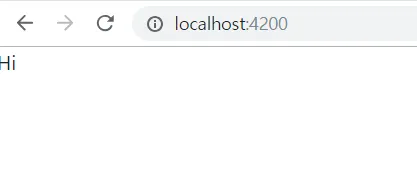
#> input picture Angular/img.png, 417 x 189 px, given in place of the camera
$ jupyter execute --allow-errors basic.ipynb   (older library calls are emulated)   (text cells are left out)
#> lines starting #> are read from the running program, lines starting #| are printed output that depends on the picture
[cell 1]
import sys
import cv2
import numpy as np

[cell 2]
# cv2.imread(filename[, flags]) -> retval

# retval
    # numpy.nbarray: retval.ndim/shape/size/dtype
    # dtype: uint8
    # shape: gray영상의 경우 (h,w) 또는 color (h,w, 3)
    # gray영상 : cv2.CV_8UC1 -> numpy.uint8
    # color영상 : cv2.CV_8UC3 -> numpy.uint8

[cell 3]
# 영상 불러오기
img1 = cv2.imread('fig/puppy.bmp', cv2.IMREAD_GRAYSCALE)
img2 = cv2.imread('fig/puppy_1280_853.jpg', cv2.IMREAD_COLOR)

#> (the rest of this cell did not finish here and is left out)

#> (a cell that did not finish here is left out)

[cell 5]
x = 230
y = 320

#> (the rest of this cell did not finish here and is left out)

[cell 6]
import numpy as np
import cv2

# 새 영상 생성하기

img1 = np.random.randint(0, 255, (240, 320), dtype = np.uint8) # gray random scale
img2 = np.zeros((240, 320, 3), dtype=np.uint8)    # color image
img3 = np.ones((240, 320), dtype=np.uint8) * 255  # dark gray
img4 = np.full((240, 320, 3), (0, 255, 255), dtype=np.uint8)  # yellow


cv2.imshow('img1', img1)
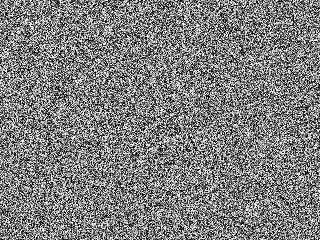
#> window 'img1': shape (240, 320); min 0, max 254, mean 126.7
cv2.imshow('img2', img2)
cv2.imshow('img3', img3)
cv2.imshow('img4', img4)
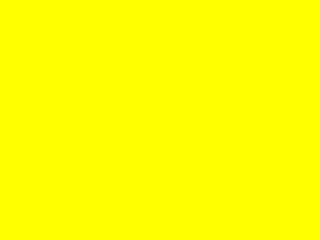
#> window 'img4': shape (240, 320, 3); mean B, G, R 0, 255, 255


cv2.waitKey()
cv2.destroyAllWindows()

[cell 7]
# 영상 복사
img1 = cv2.imread('fig/puppy.bmp', cv2.IMREAD_COLOR)
# img1 = cv2.imread('HappyFish.jpg')

#> (the rest of this cell did not finish here and is left out)

[cell 8]
img1 = cv2.imread('fig/puppy.bmp')

#> (the rest of this cell did not finish here and is left out)

[cell 9]
# 마스크 영상을 이용한 영상 합성
# cv2.copyTo(src, mask, dst = None) -> dst

src = cv2.imread('fig/airplane.bmp', cv2.IMREAD_COLOR)
mask = cv2.imread('fig/mask_plane.bmp', cv2.IMREAD_GRAYSCALE)
dst = cv2.imread('fig/field.bmp', cv2.IMREAD_COLOR)

#> (the rest of this cell did not finish here and is left out)

[cell 10]
img1 = cv2.imread('fig/cow.png')
img2 = cv2.imread('fig/green.png')
#> (the rest of this cell did not finish here and is left out)

[cell 11]
src = cv2.imread('fig/puppy.bmp', cv2.IMREAD_COLOR)
sunglass = cv2.imread('fig/imgbin_sunglasses_1.png', cv2.IMREAD_UNCHANGED)

#> (the rest of this cell did not finish here and is left out)

[cell 12]
# cv2.line(img, pt1, pt2, color, thickness = None, lineType = None, shift = None) -> img
# flags
    # img:그림을 그릴 영상
    # pt1, pt2: 직선의 시작점, 끝점
    # color: 직선의 칼라 (B,G,R)의 튜플
    # thinkness: 선두께, 기본은= 1
    # lineType: cv2.LINE_4, cv2.LINE_8, cv2.LINE_AA

# cv2.rectangle(img, pt1, pt2, color, thickness = None, lineType = None) -> img
   # pt1 :좌측 상단,  pt2: 우측하단
# cv2.rectangle(img, rect, color, thickness = None, lineType = None) -> img
    # rect: 사각형의 위치 정보 (x, y, w, h)


# cv2.circle(img, center, radius, color, thickness = None, lineType = None) -> img
    # center: 원의 중심좌표 (x, y)
    # radius : 원의 반지름

# cv2.ellips(img, center, axes, angle, startAngle, endAngle, color[, thickness[, lineType[, shift]]]) -> img
    # center: 원의 중심좌표 (x, y)
    # axis: 축의 반지름(x, y)
    # angle: 타원의 기울기 (예, 10, 오른쪽으로 10도 기울어짐)
    # startAngle: 타원을 그리는 시작 각도 (3시 방향이 0도)
    # endAngle: 타원을 그리는 종료 각도

# cv2.polylines(img, pts, isClosed, color, thickness = None, lineType = None) -> img
    # center: 다각형 점들의 array
    # isClosed : True for 폐곡선

[cell 13]
import numpy as np
import cv2

img = np.full((600, 1200, 3), 255, np.uint8)

# x, y 좌표순서
cv2.line(img, (50, 50), (300, 50), (0, 0, 255), 5)
cv2.line(img, (300, 50), (150, 300), (0, 0, 255), 5)
cv2.line(img, (400, 50), (400, 300), (0, 0, 255), 5)
cv2.arrowedLine(img, (50, 50), (300, 50), (0, 0, 255), 5)


cv2.rectangle(img, (50, 410, 350, 100), (0, 255, 0), 2)
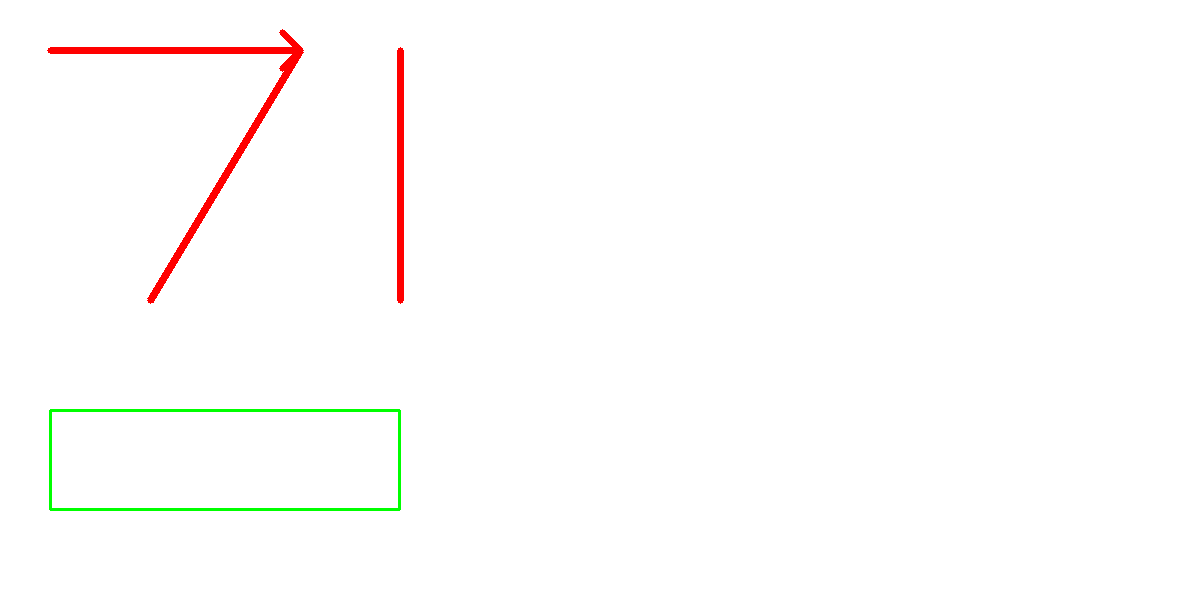
#> img: shape (600, 1200, 3); mean of channels 0, 1, 2 252, 252.9, 254; drawn as B, G, R
# cv2.rectangle(img, (70, 220), (180, 280), (0, 128, 0), -1)

cv2.circle(img, (600, 200), 100, (255, 255, 0), 3, cv2.LINE_AA)
# cv2.circle(img, (300, 100), 60, (255, 0, 0), -1, cv2.LINE_8)

cv2.ellipse(img, (500, 100), (100, 50), 10, 0, 360, (255, 0, 0), 2)

pts = np.array([[250, 200], [300, 200], [350, 300], [250, 300]])
cv2.polylines(img, [pts], True, (255, 0, 255), 2, cv2.LINE_AA)

text = 'OpenCV version ' + cv2.__version__
cv2.putText(img, text, (800, 100), cv2.FONT_HERSHEY_SIMPLEX, 0.8,
            (0, 0, 255), 1, cv2.LINE_AA)
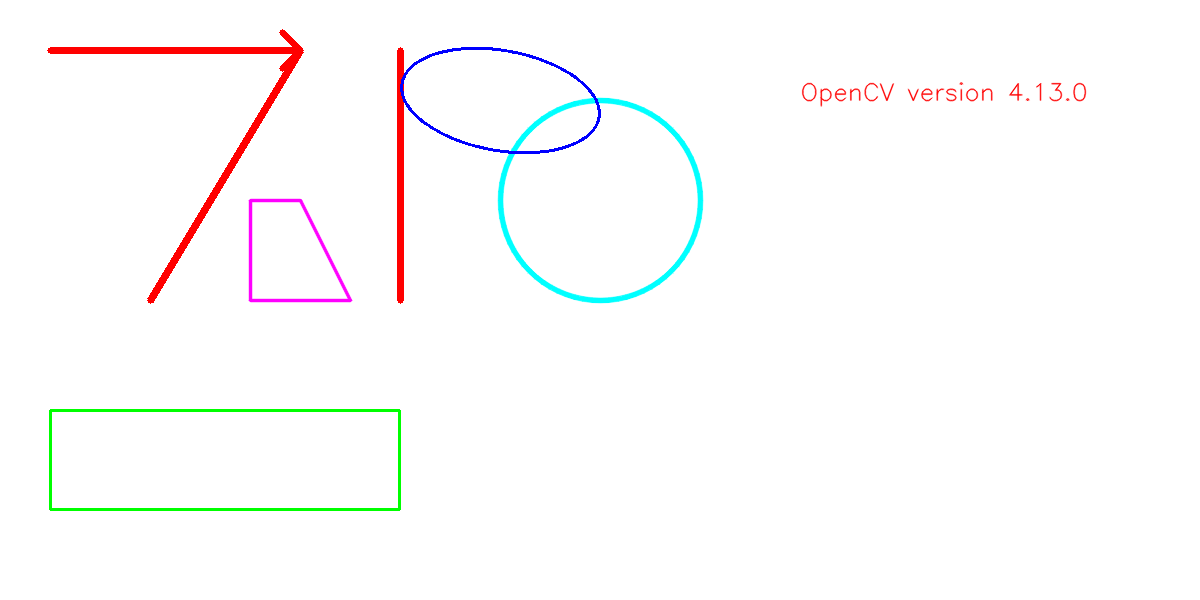
#> img: shape (600, 1200, 3); mean of channels 0, 1, 2 251.7, 251.7, 252.4; drawn as B, G, R

cv2.imshow("img", img)
cv2.waitKey()
cv2.destroyAllWindows()

[cell 14]
# cv2.VideoCapture(index/filename, apiPreference=None) -> retval
# index: camera_id or filename
# apiPreference=None

# cv2.VideoCapture.open(index/filename, apiPreference=None) -> retval
# retval: True or False

# cv2.VideoCapture.read(image=None) -> retval, image
# retval : True or False
# image: Frame

# cv2.VideoCapture.get() -> retval

# cv2.Canny(image, threshold1, threshold2)
# image:입력영상
# threshold1 = low value, threshold2 =  high value

[cell 15]
# 카메라 열기
cap = cv2.VideoCapture(0)

if not cap.isOpened(): #True or False
    print("Videocap open failed!")
    cap.release()
    sys.exit()

# [12 lines of commented-out code are left out]
while True:

    ret, frame = cap.read()
#> frame is the input picture: shape (189, 417, 3); mean B, G, R 251.6, 251.5, 251.1

    if not ret:
        print('Video read failed')
        break


#     edge = cv2.Canny(frame, 50, 150)
#     inversed = ~edge  # 반전

    cv2.imshow('frame', frame)
#     cv2.imshow('frame1', edge)
#     cv2.imshow('inversed', inversed)

    if cv2.waitKey(10) == 27:
#> (key e is pressed here)
        break

cap.release()
cv2.destroyAllWindows()

[cell 16]
# cv2.VideoWriter(filename, fourcc, fps, framesize, isColor=None) -> retval
# filename: 저장할 이름
# fourcc: cv2.VideoWriter_fourcc(*'DIVX') 를 사용
# fps: 초당 프레임 수 e.g. 30
# frameSize: 프레임 크기 e.g., [640, 480])
# isColor: Color 영상
#

[cell 17]
# import sys
# import cv2

cap = cv2.VideoCapture(0)

if not cap.isOpened():
    print("Camera open failed!")
    sys.exit()

# cap.get(cv2.CAP_PROP_FRAME_WIDTH) -> float type 반환
w = round(cap.get(cv2.CAP_PROP_FRAME_WIDTH))
h = round(cap.get(cv2.CAP_PROP_FRAME_HEIGHT))
fps = cap.get(cv2.CAP_PROP_FPS) #

# fourcc = cv2.VideoWriter_fourcc(*'MJPG')
fourcc = cv2.VideoWriter_fourcc(*'DIVX') # *'DIVX' == 'D', 'I', 'V', 'X'


out = cv2.VideoWriter('output.avi', fourcc, fps, (w, h))

if not out.isOpened():
    print('File open failed!')
    cap.release()
    sys.exit()

#> (the rest of this cell did not finish here and is left out)

[cell 18]
# import sys
# import numpy as np
# import cv2

img = cv2.imread('cat.bmp', cv2.IMREAD_GRAYSCALE)

#> (the rest of this cell did not finish here and is left out)

[cell 19]
# cv2.setMouseCallback(windowName, onMouse, param = None) -> None
    # windowName: 마우스이벤트를 수행할 창 이름
    # onMouse: 마우스 이벤트 콜벡함수
    # param: 콜백함수에 전달할 데이터

# onMouse(event, x, y, flags, param) -> None
# event: 마우스 이벤트 종류 e.g., cv2.EVENT_LBUTTONDOWN
# x, y : 창을 기준으로 이벤트 발생좌표
# flags: 이벤트시 발생 상태 e.g., "ctrl"
# param: cv2.setMouseCallback()함수에서 설정한 데이터

# 마우스 event와 flags reference
# docs/opencv.org/master -> MouseEventTypes cv, MouseEventFlags cv

[cell 20]
# import sys
# import numpy as np
# import cv2


oldx = oldy = -1

def call_mouse(event, x, y, flags, param):
#     global oldx, oldy

    if event == cv2.EVENT_LBUTTONDOWN:
        oldx, oldy = x, y
        print('EVENT_LBUTTONDOWN: %d, %d' % (x, y))

    elif event == cv2.EVENT_LBUTTONUP:
        print('EVENT_LBUTTONUP: %d, %d' % (x, y))

    elif event == cv2.EVENT_MOUSEMOVE:
        if flags & cv2.EVENT_FLAG_LBUTTON:
            cv2.line(img, (oldx, oldy), (x, y), (0, 0, 255), 4, cv2.LINE_AA)
            cv2.imshow('image', img)
            oldx, oldy = x, y


img = np.ones((480, 640, 3), dtype=np.uint8) * 255

cv2.namedWindow('image')
cv2.setMouseCallback('image', call_mouse, img) #항상 창을 띄우고 호출

cv2.imshow('image', img)
cv2.waitKey()

cv2.destroyAllWindows()

[cell 21]
# createTrackbar(trackbarName, windowName, value, count, onChange) -> None
# trackbarName: 트랙바 이름
# windowName : 트랙바를 생성할 창 이름
# value : 트랙바 위치 초기값
# count : 트랙바 최댓값, 최솟값은 0
# onChange :callback 함수 e.g., onChange(pos) 위치를 정수형태로 전달

[cell 22]
# import numpy as np
# import cv2


def call_trackbar(pos):
    print(pos)
    value = 256
#     if value >= 255:
#         value = 255
#     value = np.clip(value,0,255)

    img[:] = value
    cv2.imshow('image', img)


img = np.zeros((480, 640), np.uint8)
cv2.namedWindow('image')
cv2.createTrackbar('level', 'image', 0, 256, call_trackbar) # 창이 생성된 후 호출

cv2.imshow('image', img)
cv2.waitKey()
cv2.destroyAllWindows()
